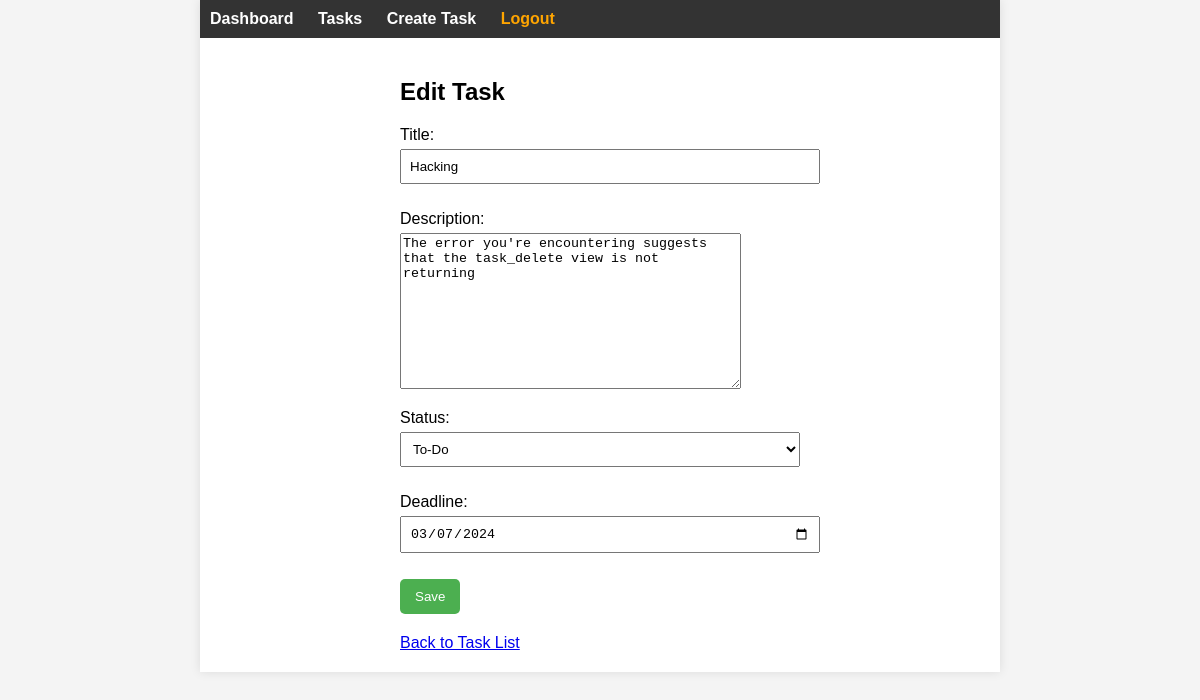
Before: /tasks/edit/3/ (signed in) with the older database file.
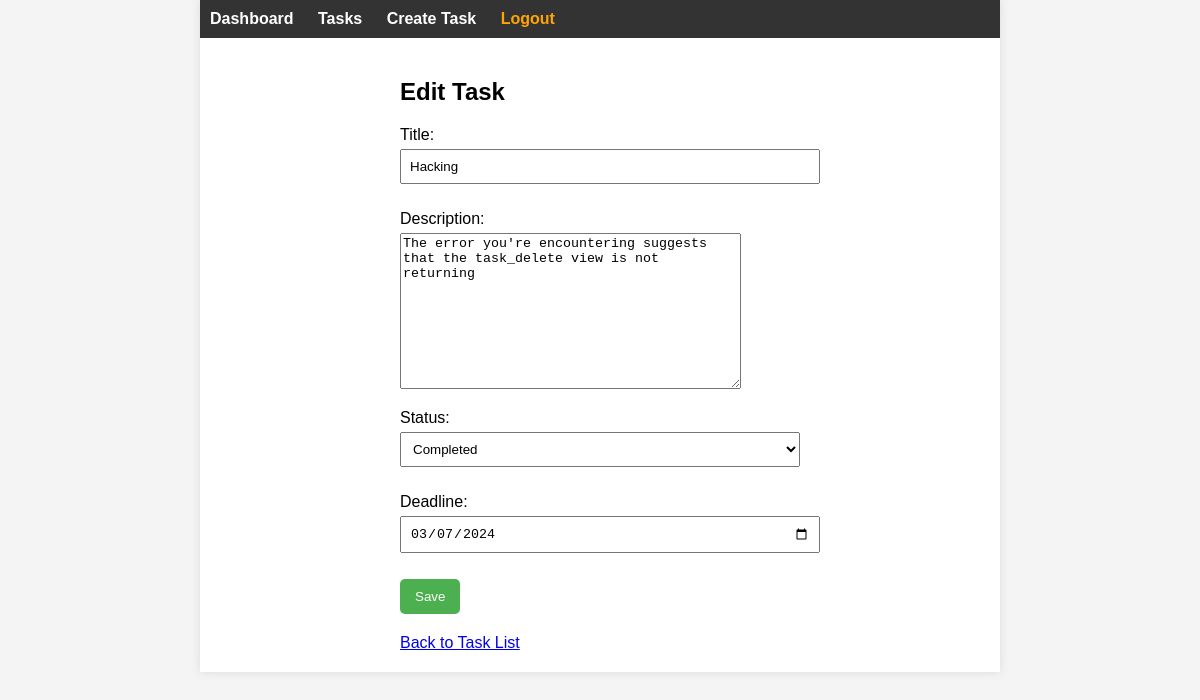
After: the same page with the newer database file.
### tasks/models.py (models this page shows, shortened)
class Task(models.Model):
    user = models.ForeignKey(User, on_delete=models.CASCADE)
    title = models.CharField(max_length=255)
    description = models.TextField()
    status = models.CharField(max_length=20, choices=[('todo', 'To-Do'), ('in_progress', 'In Progress'), ('completed', 'Completed')])
    deadline = models.DateField()

### tasks/views.py (the view)
# urls.py: path('tasks/edit/<int:pk>/', edit_task, name='edit_task'),  # Add this path
@login_required
def edit_task(request, pk):
    task = get_object_or_404(Task, pk=pk, user=request.user)
    if request.method == 'POST':
        form = TaskForm(request.POST, instance=task)
        if form.is_valid():
            form.save()
            return redirect('task_list')
    else:
        form = TaskForm(instance=task)
    return render(request, 'task_form.html', {'form': form, 'action': 'Edit'})

### tasks/forms.py
class TaskForm(forms.ModelForm):
    class Meta:
        model = Task
        fields = ['title', 'description', 'status', 'deadline']
        widgets = {
            'deadline': forms.DateInput(attrs={'type': 'date'}),
        }

### tasks/templates/task_form.html (shortened to what this page needs)
{% extends './base.html' %}
{% block content %}
<div class="form">
  <h2>{{ action }} Task</h2>
  <form method="post">
    {{ form.as_p }}
    <button type="submit">Save</button>
  </form>
  <a href="{% url 'task_list' %}">Back to Task List</a>
</div>
{% endblock %}

Changed rows visible on the page:
changed Task "Hacking": status "To-Do" → "Completed"
